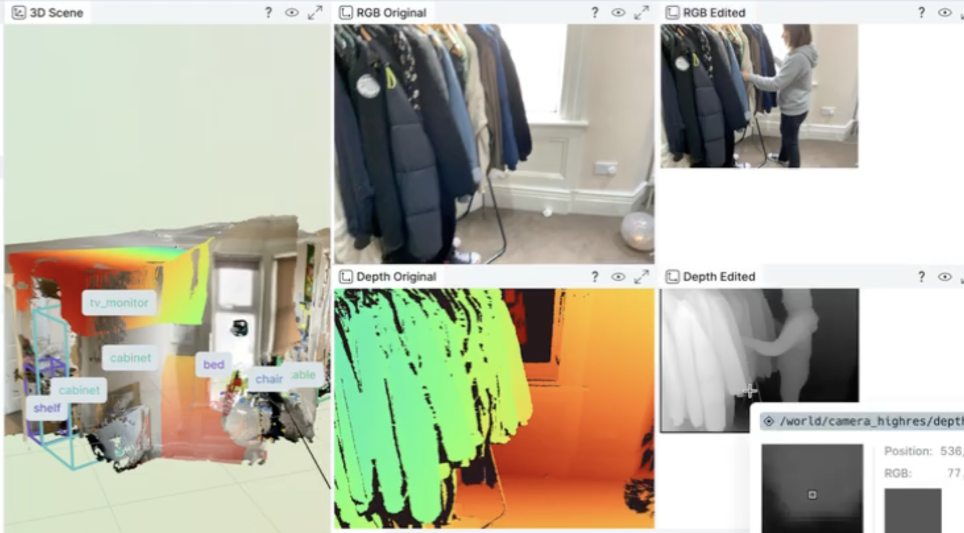
#> input picture usage.png, 1928 x 1066 px (shown at 1/2 size)
$ python -i example_webapp.py   (imports and definitions only)   (older library calls are emulated)
#> lines starting #> are read from the running program, lines starting #| are printed output that depends on the picture
#> further down, picture is the input picture: shape (1066, 1928, 3); mean B, G, R 165.8, 183.9, 184.7
#!/usr/bin/env python3
"""
Example AI Image Editing Web App Server

This is a simple Flask server that demonstrates how to create a web app
that integrates with the ARKit Scenes Rerun example.

Usage:
    python example_webapp.py

Then run the ARKit example with:
    python -m arkit_scenes --include-highres --enable-webapp
"""

import base64
import io
from typing import Any

import cv2
import numpy as np
from flask import Flask, jsonify, request

# [1 line not run here, left out]


# [11 lines left out: functions decode_base64_image, encode_image_to_base64, not called in this run]


def apply_ai_editing(image: np.ndarray, is_depth: bool = False) -> np.ndarray:
    """
    Apply AI image editing.

    Replace this function with your actual AI image editing logic.
    This could call Stable Diffusion, ControlNet, SAM2, or any other model.
    """
#> called with is_depth = False
    if is_depth:
        # For depth images: apply colormap
        if len(image.shape) == 2 or image.shape[2] == 1:
            normalized = cv2.normalize(image, None, 0, 255, cv2.NORM_MINMAX, dtype=cv2.CV_8U)
            edited = cv2.applyColorMap(normalized, cv2.COLORMAP_VIRIDIS)
        else:
            edited = image
    else:
        # For RGB images: apply artistic filter
        # You could replace this with:
        # - Stable Diffusion img2img
        # - Style transfer
        # - Object segmentation with SAM2
        # - Depth-guided editing with ControlNet
        # - etc.
        edited = cv2.bilateralFilter(image, 9, 75, 75)

        # Optional: add some edge enhancement
        gray = cv2.cvtColor(edited, cv2.COLOR_BGR2GRAY)
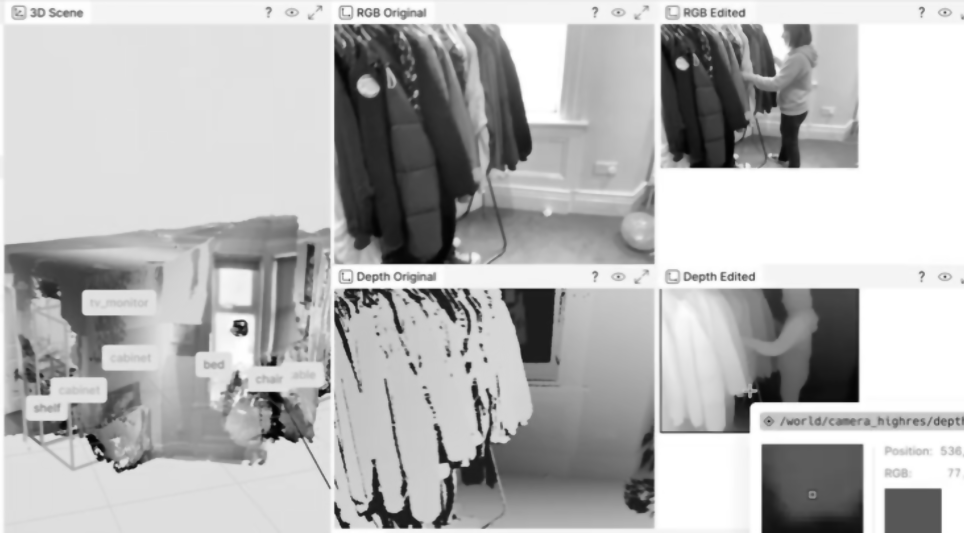
#> gray: shape (1066, 1928) (shown at 1/2 size); min 2, max 255, mean 182.1
        edges = cv2.Canny(gray, 100, 200)
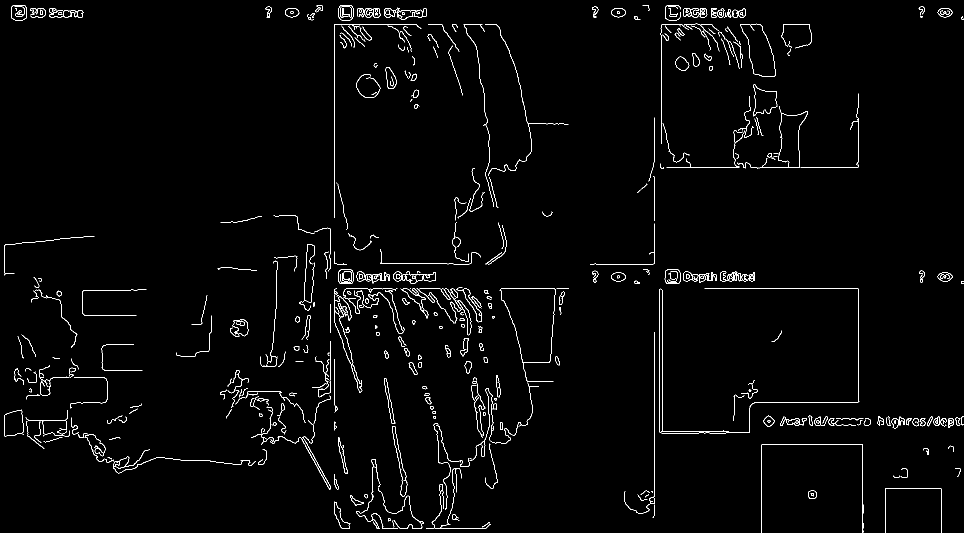
#> edges: shape (1066, 1928) (shown at 1/2 size); 1.8% white in thin lines or dots
        edges_colored = cv2.cvtColor(edges, cv2.COLOR_GRAY2BGR)
#> edges_colored: shape (1066, 1928, 3); 1.8% white in thin lines or dots
        edited = cv2.addWeighted(edited, 0.8, edges_colored, 0.2, 0)
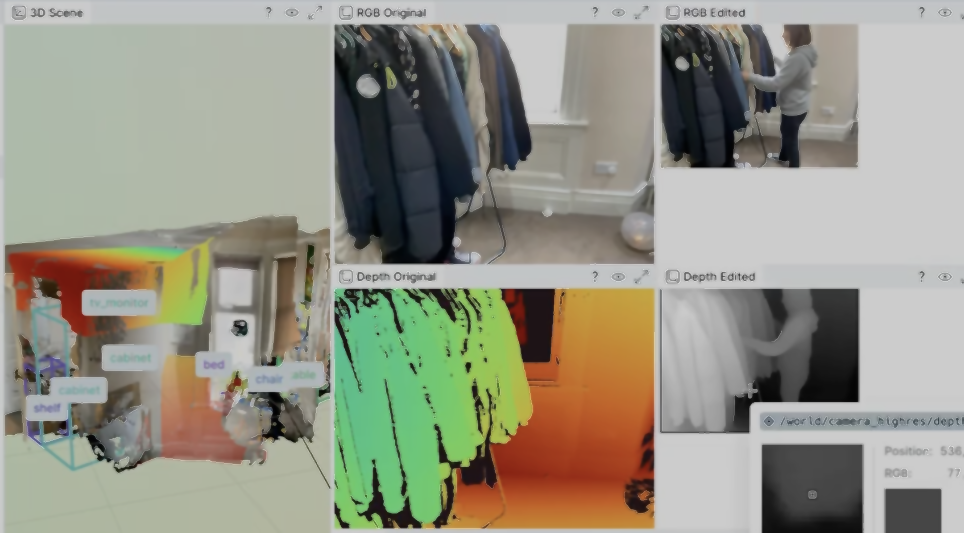
#> edited: shape (1066, 1928, 3) (shown at 1/2 size); mean B, G, R 133.6, 148.1, 148.7

    return edited


# [43 lines that did not run here, left out]


# [4 lines that did not run here, left out]


# [25 lines that did not run here, left out]


# [10 lines not run here, left out]

>>> import cv2
>>> picture = cv2.imread('../usage.png')
>>> result = apply_ai_editing(picture)
